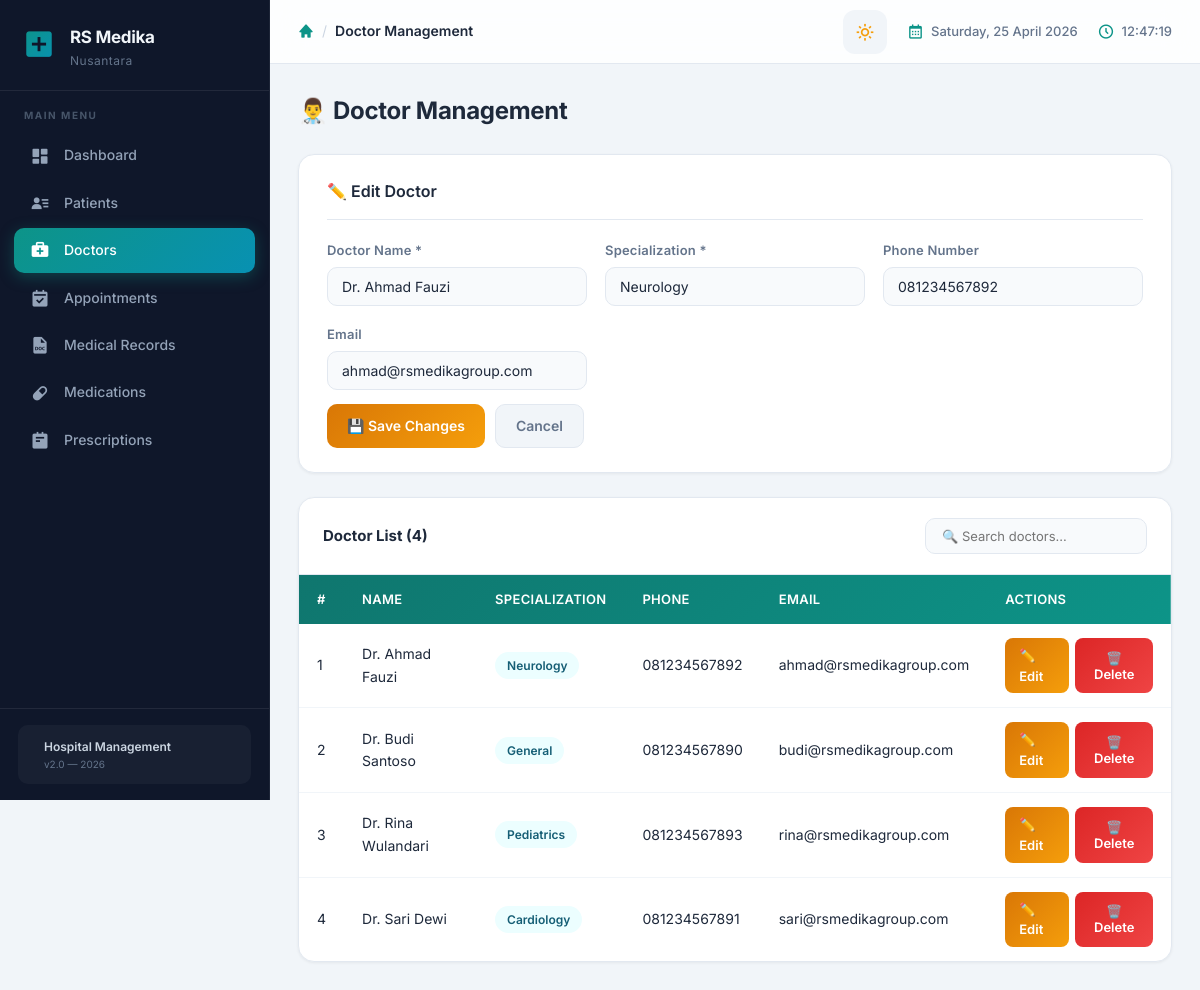
The page /hospital_db/index.php?page=doctors&edit=3 on the database its author committed.
### tables this page shows
CREATE TABLE IF NOT EXISTS doctors (
    doctor_id   INT AUTO_INCREMENT PRIMARY KEY,
    name        VARCHAR(100) NOT NULL,
    specialization VARCHAR(100) NOT NULL,
    phone       VARCHAR(20),
    email       VARCHAR(100),
    created_at  TIMESTAMP DEFAULT CURRENT_TIMESTAMP
);

### hospital_db/pages/doctors.php (the view, shortened to what this page needs)
<?php
$editData = null;
if (isset($_GET['edit'])) {
    $id = (int)$_GET['edit'];
    $res = mysqli_query($conn, "SELECT * FROM doctors WHERE doctor_id=$id");
    $editData = mysqli_fetch_assoc($res);
}
$doctors = mysqli_query($conn, "SELECT * FROM doctors ORDER BY name");
?>
<div class="page-header">
    <h2>👨‍⚕️ Doctor Management</h2>
</div>
<div class="card">
    <h3><?= $editData ? '✏️ Edit Doctor' : '➕ Add Doctor' ?></h3>
    <form method="POST" action="index.php?page=doctors<?= $editData ? '&edit='.$editData['doctor_id'] : '' ?>">
        <div class="form-grid">
            <div class="form-group">
                <label>Doctor Name *</label>
                <input type="text" name="name" value="<?= htmlspecialchars($editData['name'] ?? '') ?>" required>
            </div>
            <div class="form-group">
                <label>Specialization *</label>
                <input type="text" name="specialization" value="<?= htmlspecialchars($editData['specialization'] ?? '') ?>" required>
            </div>
            <div class="form-group">
                <label>Phone Number</label>
                <input type="text" name="phone" value="<?= htmlspecialchars($editData['phone'] ?? '') ?>">
            </div>
            <div class="form-group">
                <label>Email</label>
                <input type="email" name="email" value="<?= htmlspecialchars($editData['email'] ?? '') ?>">
            </div>
        </div>
        <div class="form-actions" style="margin-top:14px">
            <?php if ($editData): ?>
                <button type="submit" name="edit_doctor" class="btn btn-warning">💾 Save Changes</button>
                <a href="index.php?page=doctors" class="btn btn-secondary">Cancel</a>
            <?php else: ?>
                <button type="submit" name="add_doctor" class="btn btn-primary">➕ Add Doctor</button>
            <?php endif; ?>
        </div>
    </form>
</div>
<div class="table-container">
    <div class="table-top">
        <strong>Doctor List (<?= mysqli_num_rows($doctors) ?>)</strong>
        <input type="text" id="searchDoc" placeholder="🔍 Search doctors..." oninput="searchTable('searchDoc','doctorTable')">
    </div>
    <table id="doctorTable">
        <thead>
            <tr><th>#</th><th>Name</th><th>Specialization</th><th>Phone</th><th>Email</th><th>Actions</th></tr>
        </thead>
        <tbody>
        <?php $no=1; while ($row = mysqli_fetch_assoc($doctors)): ?>
            <tr>
                <td><?= $no++ ?></td>
                <td><?= htmlspecialchars($row['name']) ?></td>
                <td><span class="badge badge-info"><?= htmlspecialchars($row['specialization']) ?></span></td>
                <td><?= htmlspecialchars($row['phone'] ?: '-') ?></td>
                <td><?= htmlspecialchars($row['email'] ?: '-') ?></td>
                <td>
                    <div class="action-btns">
                        <a href="index.php?page=doctors&edit=<?= $row['doctor_id'] ?>" class="btn btn-warning btn-sm">✏️ Edit</a>
                        <button class="btn btn-danger btn-sm"
                            onclick="confirmDelete('index.php?page=doctors&delete=<?= $row['doctor_id'] ?>','<?= addslashes($row['name']) ?>')">
                            🗑️ Delete
                        </button>
                    </div>
                </td>
            </tr>
        <?php endwhile; ?>
        </tbody>
    </table>
</div>

### hospital_db/assets/css/main.css (style rules this page uses)
:root { --sidebar-w: 270px; --topbar-h: 64px; --primary: #0d9488; --primary-dark: #0f766e; --primary-light: #ccfbf1; --accent: #0891b2; --sidebar-bg: #0f172a; --sidebar-hover: #1e293b; --sidebar-active: #0d9488; --body-bg: #f1f5f9; --card-bg: #ffffff; --text: #1e293b; --text-secondary: #64748b; --border: #e2e8f0; --shadow-sm: 0 1px 3px rgba(0,0,0,.06); --shadow-md: 0 4px 16px rgba(0,0,0,.07); --shadow-lg: 0 12px 40px rgba(0,0,0,.1); --radius: 12px; --radius-lg: 16px; --transition: .25s cubic-bezier(.4,0,.2,1); }
*, *::before, *::after { margin: 0; padding: 0; box-sizing: border-box; }
html { scroll-behavior: smooth; }
body { font-family: 'Inter', -apple-system, BlinkMacSystemFont, sans-serif; background: var(--body-bg); color: var(--text); line-height: 1.6; overflow-x: hidden; }
a { text-decoration: none; color: inherit; }
.page-header { display: flex; justify-content: space-between; align-items: center; margin-bottom: 24px; }
.page-header h2 { font-size: 24px; font-weight: 700; color: var(--text); letter-spacing: -.3px; }
.card { background: var(--card-bg); border-radius: var(--radius-lg); padding: 24px 28px; box-shadow: var(--shadow-sm); border: 1px solid var(--border); margin-bottom: 24px; transition: box-shadow var(--transition); }
.card h3 { font-size: 16px; font-weight: 600; color: var(--text); margin-bottom: 20px; padding-bottom: 14px; border-bottom: 1px solid var(--border); }
.form-grid { display: grid; grid-template-columns: repeat(auto-fit, minmax(230px, 1fr)); gap: 18px; }
.form-group { display: flex; flex-direction: column; gap: 6px; }
.form-group label { font-size: 13px; font-weight: 600; color: var(--text-secondary); letter-spacing: .2px; }
.form-group input, .form-group select, .form-group textarea { padding: 10px 14px; border: 1.5px solid var(--border); border-radius: 10px; font-size: 14px; font-family: inherit; color: var(--text); background: #f8fafc; transition: all var(--transition); }
.form-group input::placeholder { color: #94a3b8; }
.form-actions { display: flex; gap: 10px; margin-top: 8px; }
.btn { padding: 10px 20px; border: none; border-radius: 10px; cursor: pointer; font-size: 14px; font-weight: 600; font-family: inherit; text-decoration: none; display: inline-flex; align-items: center; gap: 6px; transition: all var(--transition); position: relative; overflow: hidden; }
.btn::after { content: ''; position: absolute; inset: 0; background: rgba(255,255,255,0); transition: background var(--transition); }
.btn-warning { background: linear-gradient(135deg, #d97706, #f59e0b); color: white; }
.btn-danger { background: linear-gradient(135deg, #dc2626, #ef4444); color: white; }
.btn-secondary { background: #f1f5f9; color: var(--text-secondary); border: 1.5px solid var(--border); }
.btn-sm { padding: 7px 14px; font-size: 13px; border-radius: 8px; }
.table-container { background: var(--card-bg); border-radius: var(--radius-lg); padding: 0; box-shadow: var(--shadow-sm); border: 1px solid var(--border); overflow: hidden; }
.table-top { display: flex; justify-content: space-between; align-items: center; padding: 20px 24px; border-bottom: 1px solid var(--border); gap: 12px; flex-wrap: wrap; }
.table-top strong { font-size: 15px; color: var(--text); }
.table-top input { padding: 9px 16px; border: 1.5px solid var(--border); border-radius: 10px; font-size: 13px; font-family: inherit; background: #f8fafc; transition: all var(--transition); min-width: 200px; }
table { width: 100%; border-collapse: collapse; }
thead { background: linear-gradient(135deg, var(--primary-dark), var(--primary)); }
thead th { color: white; font-weight: 600; font-size: 13px; letter-spacing: .3px; text-transform: uppercase; }
th, td { padding: 14px 18px; text-align: left; font-size: 14px; }
tbody tr { border-bottom: 1px solid #f1f5f9; transition: background var(--transition); }
tbody tr:last-child { border-bottom: none; }
.action-btns { display: flex; gap: 6px; }
.badge { padding: 4px 12px; border-radius: 20px; font-size: 12px; font-weight: 600; display: inline-flex; align-items: center; }
.badge-info { background: #ecfeff; color: #155e75; }
.card, .table-container, .stat-card { animation: fadeUp .5s ease-out both; }
.table-container { animation-delay: .15s; }
body, .sidebar, .topbar, .card, .table-container, .modal, .form-group input, .form-group select, .form-group textarea, .btn-secondary, .alert, .badge, .theme-toggle { transition: background-color .35s ease, color .35s ease, border-color .35s ease, box-shadow .35s ease; }

### rows shown on the page
doctors: name "Dr. Ahmad Fauzi", specialization "Neurology", phone "081234567892", email "ahmad@rsmedikagroup.com"
doctors: name "Dr. Budi Santoso", specialization "General", phone "081234567890", email "budi@rsmedikagroup.com"
doctors: name "Dr. Rina Wulandari", specialization "Pediatrics", phone "081234567893", email "rina@rsmedikagroup.com"
doctors: name "Dr. Sari Dewi", specialization "Cardiology", phone "081234567891", email "sari@rsmedikagroup.com"

### other values the page prints
$item['label'] "Dashboard"
$item['label'] "Patients"
$item['label'] "Doctors"
$item['label'] "Appointments"
$item['label'] "Medical Records"
$item['label'] "Medications"
$item['label'] "Prescriptions"
$pageTitles[$page] "Doctor Management"
mysqli_num_rows($doctors) "4"
